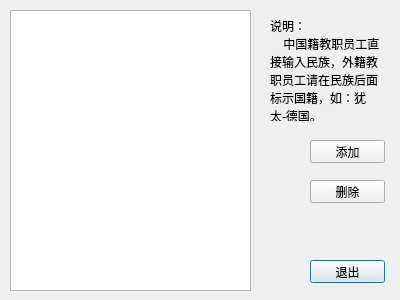
<?xml version="1.0" encoding="UTF-8"?>
<ui version="4.0">
 <class>NationInformationDialog</class>
 <widget class="QDialog" name="NationInformationDialog">
  <property name="geometry">
   <rect>
    <x>0</x>
    <y>0</y>
    <width>400</width>
    <height>300</height>
   </rect>
  </property>
  <property name="minimumSize">
   <size>
    <width>400</width>
    <height>300</height>
   </size>
  </property>
  <property name="maximumSize">
   <size>
    <width>400</width>
    <height>300</height>
   </size>
  </property>
  <property name="windowTitle">
   <string>民族信息</string>
  </property>
  <widget class="QTableView" name="list_nationinformation">
   <property name="geometry">
    <rect>
     <x>10</x>
     <y>10</y>
     <width>241</width>
     <height>281</height>
    </rect>
   </property>
   <property name="editTriggers">
    <set>QAbstractItemView::NoEditTriggers</set>
   </property>
   <property name="selectionMode">
    <enum>QAbstractItemView::SingleSelection</enum>
   </property>
   <property name="selectionBehavior">
    <enum>QAbstractItemView::SelectRows</enum>
   </property>
   <attribute name="horizontalHeaderStretchLastSection">
    <bool>true</bool>
   </attribute>
   <attribute name="verticalHeaderDefaultSectionSize">
    <number>25</number>
   </attribute>
   <attribute name="verticalHeaderMinimumSectionSize">
    <number>15</number>
   </attribute>
  </widget>
  <widget class="QLabel" name="label_desciption">
   <property name="geometry">
    <rect>
     <x>270</x>
     <y>20</y>
     <width>111</width>
     <height>101</height>
    </rect>
   </property>
   <property name="text">
    <string>说明：
    中国籍教职员工直接输入民族，外籍教职员工请在民族后面标示国籍，如：犹太-德国。</string>
   </property>
   <property name="scaledContents">
    <bool>false</bool>
   </property>
   <property name="wordWrap">
    <bool>true</bool>
   </property>
  </widget>
  <widget class="QPushButton" name="btn_add">
   <property name="geometry">
    <rect>
     <x>310</x>
     <y>140</y>
     <width>75</width>
     <height>23</height>
    </rect>
   </property>
   <property name="text">
    <string>添加</string>
   </property>
  </widget>
  <widget class="QPushButton" name="btn_delete">
   <property name="geometry">
    <rect>
     <x>310</x>
     <y>180</y>
     <width>75</width>
     <height>23</height>
    </rect>
   </property>
   <property name="text">
    <string>删除</string>
   </property>
  </widget>
  <widget class="QPushButton" name="btn_quit">
   <property name="geometry">
    <rect>
     <x>310</x>
     <y>260</y>
     <width>75</width>
     <height>23</height>
    </rect>
   </property>
   <property name="text">
    <string>退出</string>
   </property>
   <property name="default">
    <bool>true</bool>
   </property>
  </widget>
 </widget>
 <resources/>
 <connections>
  <connection>
   <sender>btn_quit</sender>
   <signal>clicked()</signal>
   <receiver>NationInformationDialog</receiver>
   <slot>close()</slot>
   <hints>
    <hint type="sourcelabel">
     <x>347</x>
     <y>271</y>
    </hint>
    <hint type="destinationlabel">
     <x>199</x>
     <y>149</y>
    </hint>
   </hints>
  </connection>
 </connections>
</ui>
